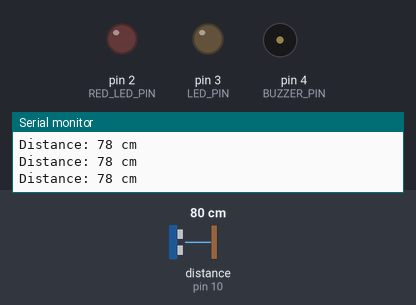
Simulated run of this sketch. Board: Arduino Uno, built with avr-gcc and run on an emulated ATmega328P. Shown: output pins drawn as LEDs (lit = HIGH), buzzer (waves = sounding, pin HIGH), the last lines printed to the serial monitor. Wiring (inferred from the names in the program): ultrasonic range finder: trigger pin 9; echo pin 10. The test bench sets the inputs (shaded band); at power-on: distance to the obstacle (sensor on pin 10) 80 cm. The echo pulse lasts 58.3 µs per cm; pins used as bus, display or sensor lines are not drawn.

Above: at 1.3 s.
1.4 s: distance to the obstacle (sensor on pin 10) set to 23 cm
2.9 s: distance to the obstacle (sensor on pin 10) set to 18 cm
At 4.0 s:
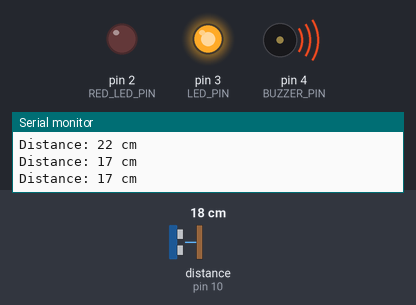
4.5 s: distance to the obstacle (sensor on pin 10) set to 12 cm
6.0 s: distance to the obstacle (sensor on pin 10) set to 9 cm
At 6.6 s:
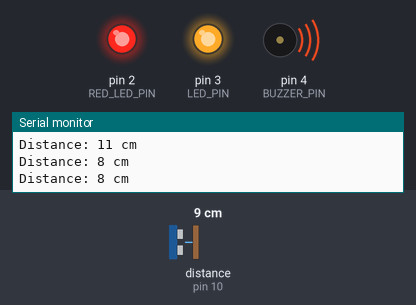
7.5 s: distance to the obstacle (sensor on pin 10) set to 35 cm
At 8.0 s:
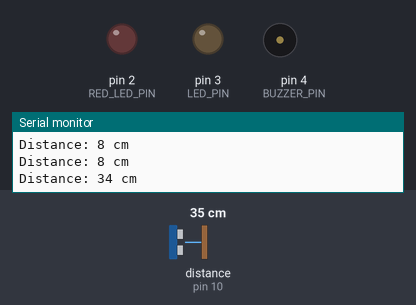
9.0 s: distance to the obstacle (sensor on pin 10) set to 2 cm
At 9.4 s:
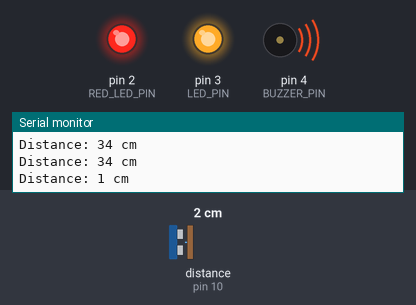
Timing chart, 0 to 11.5 s (numbered marks = the images above; inputs shaded):
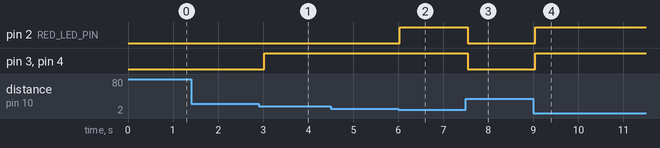

Measured:
- the behaviour switches between 21 and 20 cm on distance to the obstacle (sensor on pin 10) (found by bisection; images 0 and 1)
- the behaviour switches between 11 and 10 cm on distance to the obstacle (sensor on pin 10) (found by bisection; images 1 and 2)
- after the input at 2.9 s, pin 3 (LED_PIN), pin 4 (BUZZER_PIN): LOW → HIGH after 0.12 s
- after the input at 6.0 s, pin 2 (RED_LED_PIN): LOW → HIGH at once
- after the input at 7.5 s, pin 2 (RED_LED_PIN), pin 3 (LED_PIN), pin 4 (BUZZER_PIN): HIGH → LOW at once
- after the input at 9.0 s, pin 2 (RED_LED_PIN), pin 3 (LED_PIN), pin 4 (BUZZER_PIN): LOW → HIGH after 0.05 s

The sketch:

motion_sensor.ino
```cpp
#define TRIG_PIN 9
#define ECHO_PIN 10
#define LED_PIN 3  // Green LED
#define BUZZER_PIN 4
#define RED_LED_PIN 2  // Red LED on Pin 2

void setup() {
    pinMode(TRIG_PIN, OUTPUT);
    pinMode(ECHO_PIN, INPUT);
    pinMode(LED_PIN, OUTPUT);
    pinMode(BUZZER_PIN, OUTPUT);
    pinMode(RED_LED_PIN, OUTPUT);
    Serial.begin(9600);
}

void loop() {
    // Send pulse
    digitalWrite(TRIG_PIN, LOW);
    delayMicroseconds(2);
    digitalWrite(TRIG_PIN, HIGH);
    delayMicroseconds(10);
    digitalWrite(TRIG_PIN, LOW);

    // Measure distance
    long duration = pulseIn(ECHO_PIN, HIGH);
    int distance = duration * 0.034 / 2;

    Serial.print("Distance: ");
    Serial.print(distance);
    Serial.println(" cm");

    if (distance > 0 && distance < 20) {
        digitalWrite(LED_PIN, HIGH);  // Green LED ON
        digitalWrite(BUZZER_PIN, HIGH);
    } else {
        digitalWrite(LED_PIN, LOW);
        digitalWrite(BUZZER_PIN, LOW);
    }

    if (distance > 0 && distance < 10) {
        digitalWrite(RED_LED_PIN, HIGH);  // Red LED ON if closer than 10 cm
    } else {
        digitalWrite(RED_LED_PIN, LOW);
    }

    delay(500);
}
```
